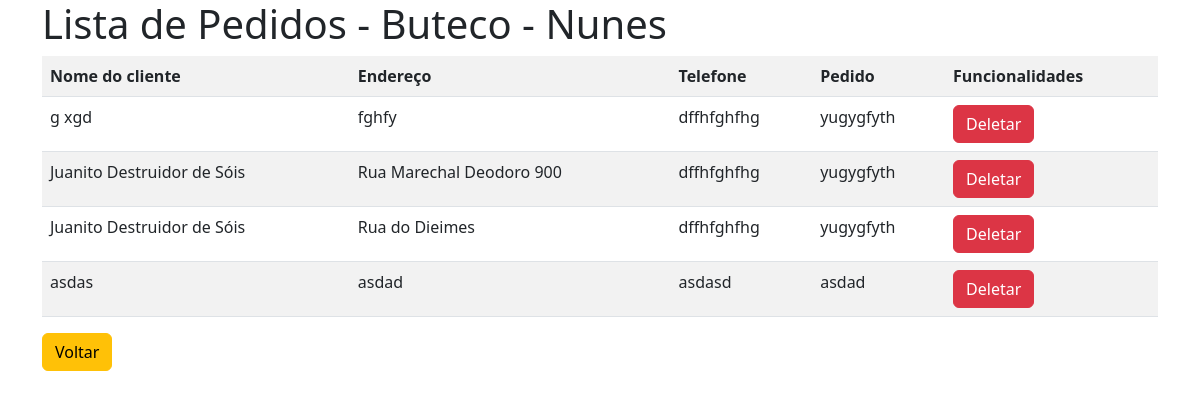
/lista_pedidos.php, run on the app's committed database.
### tables this page shows
CREATE TABLE IF NOT EXISTS `pedido` (
  `id_pedido` int(11) NOT NULL AUTO_INCREMENT,
  `nome` varchar(100) NOT NULL,
  `endereco` varchar(300) NOT NULL,
  `telefone` varchar(100) NOT NULL,
  `pedido` varchar(300) NOT NULL,
  PRIMARY KEY (`id_pedido`)
);

### lista_pedidos.php (the view, shortened to what this page needs)
<?php
    include ("conexao.php");
    $consultar_banco = "SELECT * FROM pedido";
    $retorno_consulta = $mysqli->query( $consultar_banco) or die($mysqli->error);
?>
<!DOCTYPE html>
<html lang="pt-br">
<head>
    <link href="https://cdn.jsdelivr.net/npm/bootstrap@5.3.0-alpha3/dist/css/bootstrap.min.css" rel="stylesheet">
</head>
<body>
    <div class="container">
        <h1>Lista de Pedidos - Buteco - Nunes</h1>
        <table class="table table-striped">
            <tr>
                <th>Nome do cliente</th>
                <th>Endereço</th>
                <th>Telefone</th>
                <th>Pedido</th>
                <th>Funcionalidades</th>
            </tr>
                <?php
                    while ($pedidos = $retorno_consulta -> fetch_assoc()){
                ?>
                <tr>
                    <td><?php echo $pedidos['nome']; ?></td>
                    <td><?php echo $pedidos['endereco']; ?></td>
                    <td><?php echo $pedidos['telefone']; ?></td>
                    <td><?php echo $pedidos['pedido']; ?> </td>
                    <td><a class="btn btn-danger" href="deletar_pedido.php?codigo_pedido=<?php echo $pedidos['id_pedido'];?>">Deletar</a></td>
                </tr>
                <?php
                    }
                ?>
        </table>
        <a class="btn btn-warning" href="pedido.php">Voltar</a>
    </div>
</body>
</html>

### data on the page
pedido: nome "g xgd", endereco "fghfy", telefone "dffhfghfhg", pedido "yugygfyth"
pedido: nome "Juanito Destruidor de Sóis", endereco "Rua Marechal Deodoro 900", telefone "dffhfghfhg", pedido "yugygfyth"
pedido: nome "Juanito Destruidor de Sóis", endereco "Rua do Dieimes", telefone "dffhfghfhg", pedido "yugygfyth"
pedido: nome "asdas", endereco "asdad", telefone "asdasd", pedido "asdad"
